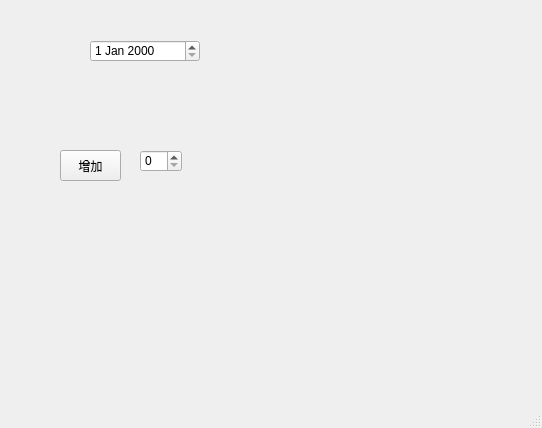
<?xml version="1.0" encoding="UTF-8"?>
<ui version="4.0">
 <class>MainWindow</class>
 <widget class="QMainWindow" name="MainWindow">
  <property name="geometry">
   <rect>
    <x>0</x>
    <y>0</y>
    <width>542</width>
    <height>428</height>
   </rect>
  </property>
  <property name="windowTitle">
   <string>MainWindow</string>
  </property>
  <widget class="QWidget" name="centralwidget">
   <widget class="QSpinBox" name="spinBox">
    <property name="geometry">
     <rect>
      <x>140</x>
      <y>150</y>
      <width>42</width>
      <height>22</height>
     </rect>
    </property>
   </widget>
   <widget class="QPushButton" name="pushButton">
    <property name="geometry">
     <rect>
      <x>60</x>
      <y>150</y>
      <width>61</width>
      <height>31</height>
     </rect>
    </property>
    <property name="text">
     <string>增加</string>
    </property>
   </widget>
   <widget class="QDateEdit" name="dateEdit">
    <property name="geometry">
     <rect>
      <x>90</x>
      <y>40</y>
      <width>110</width>
      <height>22</height>
     </rect>
    </property>
   </widget>
  </widget>
  <widget class="QMenuBar" name="menubar">
   <property name="geometry">
    <rect>
     <x>0</x>
     <y>0</y>
     <width>542</width>
     <height>22</height>
    </rect>
   </property>
  </widget>
  <widget class="QStatusBar" name="statusbar"/>
 </widget>
 <resources/>
 <connections/>
</ui>
